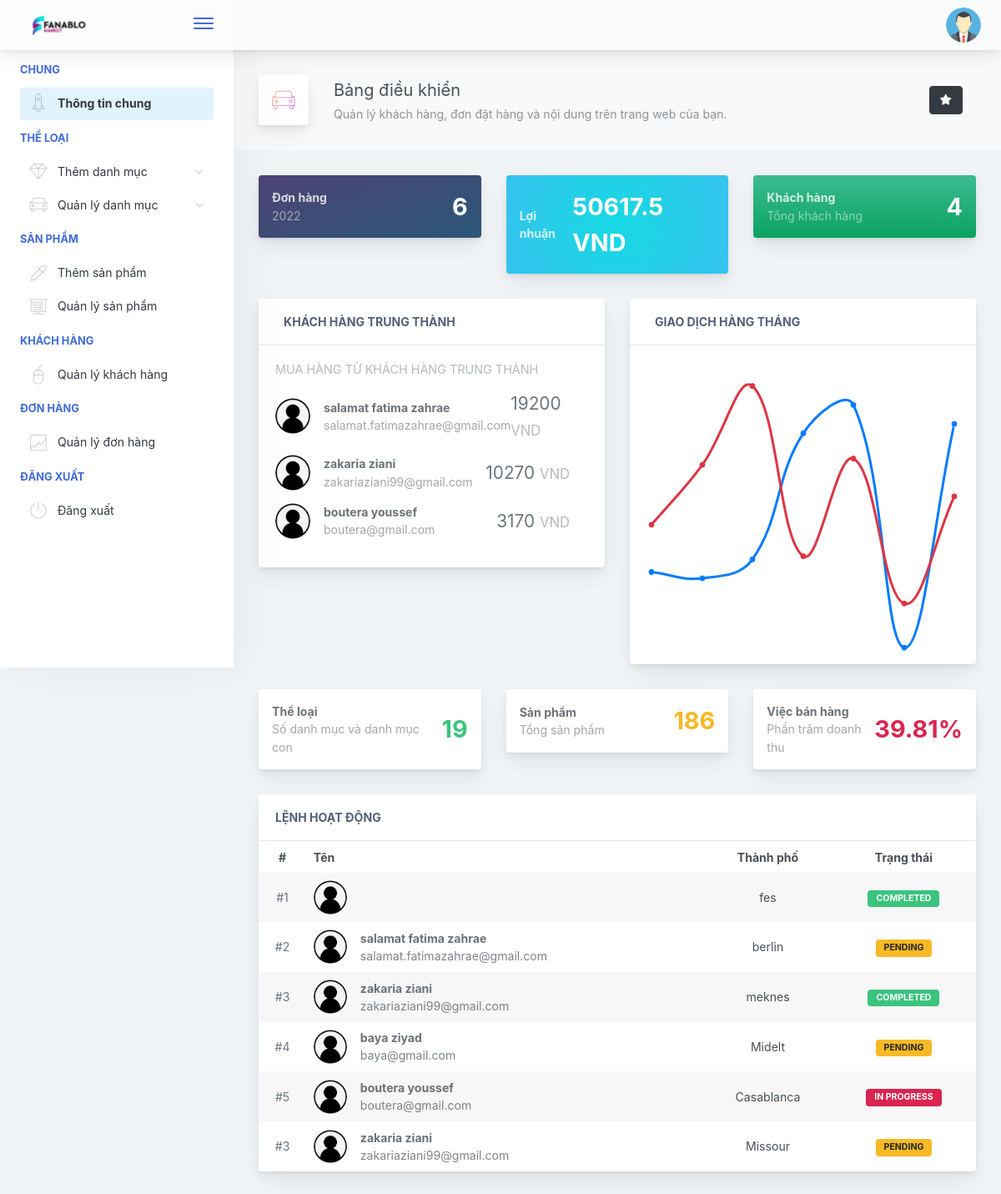
The app's page /admin/index.php with its own data.
### tables this page shows
CREATE TABLE IF NOT EXISTS `client_fidele` (
  `idClient` int(11) NOT NULL,
  PRIMARY KEY (`idClient`)
);

CREATE TABLE IF NOT EXISTS `client` (
  `idClient` int(11) NOT NULL AUTO_INCREMENT,
  `nom` varchar(50) NOT NULL,
  `prenom` varchar(50) NOT NULL,
  `email` varchar(100) NOT NULL,
  `pass` varchar(20) NOT NULL,
  `tel` varchar(12) DEFAULT NULL,
  `img_user` varchar(100) DEFAULT NULL,
  `dateCreation` date NOT NULL,
  PRIMARY KEY (`idClient`)
);

CREATE TABLE IF NOT EXISTS `commande` (
  `idCommande` int(11) NOT NULL AUTO_INCREMENT,
  `idClient` int(11) NOT NULL,
  `date_cmd` datetime NOT NULL,
  `total_cmd` float NOT NULL,
  `id_typeLivraison` int(11) NOT NULL,
  PRIMARY KEY (`idCommande`)
);

CREATE TABLE IF NOT EXISTS `adresse` (
  `idAdresse` int(11) NOT NULL AUTO_INCREMENT,
  `ville` varchar(50) NOT NULL,
  `pays` varchar(50) NOT NULL,
  `zipCode` varchar(20) NOT NULL,
  `details` varchar(100) NOT NULL,
  `idClient` int(11) NOT NULL,
  PRIMARY KEY (`idAdresse`)
);

### admin/index.php (the view, shortened to what the rows shown need)
<?php
include '../db.php';
?>
<!doctype html>
<html lang="en">
<head>
    <link href="./main.css" rel="stylesheet">
</head>
<body>
    <div class="app-container app-theme-white body-tabs-shadow fixed-sidebar fixed-header">
        <div class="app-main">
            <div class="app-main__outer">
                <div class="app-main__inner">
                    <div class="row">
                        <div class="col-md-12 col-lg-6">
                            <div class="mb-3 card">
                                <div class="card-body">
                                    <div class="tab-content">
                                        <div class="tab-pane fade show active" id="tabs-eg-77">
                                            <div class="scroll-area-sm">
                                                <div class="scrollbar-container">
                                                    <ul class="rm-list-borders rm-list-borders-scroll list-group list-group-flush">
                                                        <?php
                                                        $query = "SELECT idClient FROM client_fidele";
                                                        $result = mysqli_query($con, $query);
                                                        while ($row = mysqli_fetch_array($result, MYSQLI_ASSOC)) {
                                                            $idc = $row['idClient'];
                                                            $sql1 = "SELECT nom, prenom, email FROM client WHERE idClient = $idc";
                                                            $res1 = mysqli_query($con, $sql1);
                                                            $tab1 = mysqli_fetch_array($res1);
                                                            $prenom = $tab1['prenom'];
                                                            $nom = $tab1['nom'];
                                                            $email = $tab1['email'];
                                                            $sql2 = "SELECT SUM(total_cmd) FROM commande WHERE idClient = $idc";
                                                            $res2 = mysqli_query($con, $sql2);
                                                            $tab2 = mysqli_fetch_array($res2);
                                                            $achat = $tab2[0];
                                                            echo '
                                                                    <li class="list-group-item">
                                                                    <div class="widget-content p-0">
                                                                        <div class="widget-content-wrapper">
                                                                        <div class="widget-content-left mr-3">
                                                                            <img width="42" class="rounded-circle" src="assets/images/avatars/avatar-client.png" alt="">
                                                                        </div>
                                                                    <div class="widget-content-left">
                                                                        <div class="widget-heading">' . $nom . ' ' . $prenom . '</div>
                                                                            <div class="widget-subheading">' . $email . '</div>
                                                                    </div>
                                                                    <div class="widget-content-right">
                                                                        <div class="font-size-xlg text-muted">
                                                                            <span>' . $achat . '</span>
                                                                            <small class="opacity-5 pr-1">VND</small>
                                                                        </div>
                                                                    </div>
                                                                    </div>
                                                                    </div>
                                                                    </li>
                                                                    ';
                                                        }
                                                        ?>
                                                    </ul>
                                                </div>
                                            </div>
                                        </div>
                                    </div>
                                </div>
                            </div>
                        </div>
                    </div>
                    <div class="row">
                        <div class="col-md-12">
                            <div class="main-card mb-3 card">
                                <div class="table-responsive">
                                    <table class="align-middle mb-0 table table-borderless table-striped table-hover">
                                        <thead>
                                            <tr>
                                                <th class="text-center">#</th>
                                                <th>Tên</th>
                                                <th class="text-center">Thành phố</th>
                                                <th class="text-center">Trạng thái</th>
                                            </tr>
                                        </thead>
                                        <tbody>
                                            <?php
                                            $cmdQuery = "SELECT idClient,idCommande FROM commande";
                                            $result = mysqli_query($con, $cmdQuery);
                                            while ($row = mysqli_fetch_array($result, MYSQLI_ASSOC)) {
                                                $idc = $row['idClient'];
                                                $idcmd = $row['idCommande'];
                                                $infoQuery = "SELECT nom, prenom, email from client WHERE idClient = $idc";
                                                $res1 = mysqli_query($con, $infoQuery);
                                                $tab1 = mysqli_fetch_array($res1);
                                                $nom = $tab1['nom'];
                                                $prenom = $tab1['prenom'];
                                                $email = $tab1['email'];
                                                $adrQuery = "SELECT idAdresse,statut_liv FROM livraison WHERE idCommande = $idcmd";
                                                $res2 = mysqli_query($con, $adrQuery);
                                                $tab2 = mysqli_fetch_array($res2);
                                                $idAdr = $tab2['idAdresse'];
                                                $statutLiv = $tab2['statut_liv'];
                                                $adrQuery1 = "SELECT ville FROM adresse WHERE idAdresse = $idAdr";
                                                $res3 = mysqli_query($con, $adrQuery1);
                                                $tab3 = mysqli_fetch_array($res3);
                                                $city = $tab3['ville'];
                                                echo '
                                                    <tr>
                                                        <td class="text-center text-muted">#' . $idc . '</td>
                                                        <td>
                                                            <div class="widget-content p-0">
                                                                <div class="widget-content-wrapper">
                                                                    <div class="widget-content-left mr-3">
                                                                        <div class="widget-content-left">
                                                                            <img width="40" class="rounded-circle" src="assets/images/avatars/avatar-client.png" alt="">
                                                                        </div>
                                                                    </div>
                                                                    <div class="widget-content-left flex2">
                                                                        <div class="widget-heading">' . $nom . ' ' . $prenom . '</div>
                                                                        <div class="widget-subheading opacity-7">' . $email . '</div>
                                                                    </div>
                                                                </div>
                                                            </div>
                                                        </td>
                                                        <td class="text-center">' . $city . '</td>
                                                        <td class="text-center">';
                                                if ($statutLiv == 0) {
                                                    echo '<div class="badge badge-warning">Pending</div>';
                                                }
                                                elseif ($statutLiv == 1) {
                                                    echo '<div class="badge badge-success">Completed</div>';
                                                } elseif ($statutLiv == 2) {
                                                    echo '<div class="badge badge-danger">In Progress</div>';
                                                }
                                                echo '
                                                        </td>
                                                    </tr>';
                                            }
                                            ?>
                                        </tbody>
                                    </table>
                                </div>
                            </div>
                        </div>
                    </div>
                </div>
            </div>
        </div>
</body>
</html>

### records on screen
client_fidele: client.nom "salamat", client.prenom "fatima zahrae", client.email "salamat.fatimazahrae@gmail.com", achat "19200"
client_fidele: client.nom "zakaria", client.prenom "ziani", client.email "zakariaziani99@gmail.com", achat "10270"
client_fidele: client.nom "boutera", client.prenom "youssef", client.email "boutera@gmail.com", achat "3170"
commande: idClient "1", adresse.ville "fes", shows "COMPLETED"
commande: idClient "2", idClient.nom "salamat", idClient.prenom "fatima zahrae", idClient.email "salamat.fatimazahrae@gmail.com", adresse.ville "berlin", shows "PENDING"
commande: idClient "3", idClient.nom "zakaria", idClient.prenom "ziani", idClient.email "zakariaziani99@gmail.com", adresse.ville "meknes", shows "COMPLETED"
commande: idClient "4", idClient.nom "baya", idClient.prenom "ziyad", idClient.email "baya@gmail.com", adresse.ville "Midelt", shows "PENDING"
commande: idClient "5", idClient.nom "boutera", idClient.prenom "youssef", idClient.email "boutera@gmail.com", adresse.ville "Casablanca", shows "IN PROGRESS"
commande: idClient "3", idClient.nom "zakaria", idClient.prenom "ziani", idClient.email "zakariaziani99@gmail.com", adresse.ville "Missour", shows "PENDING"

### other values on screen
$nbrCommandes "6"
$totalCommandes "50617.5"
$nbrClients "4"
$nbrCategories "19"
$nbrArticles "186"
